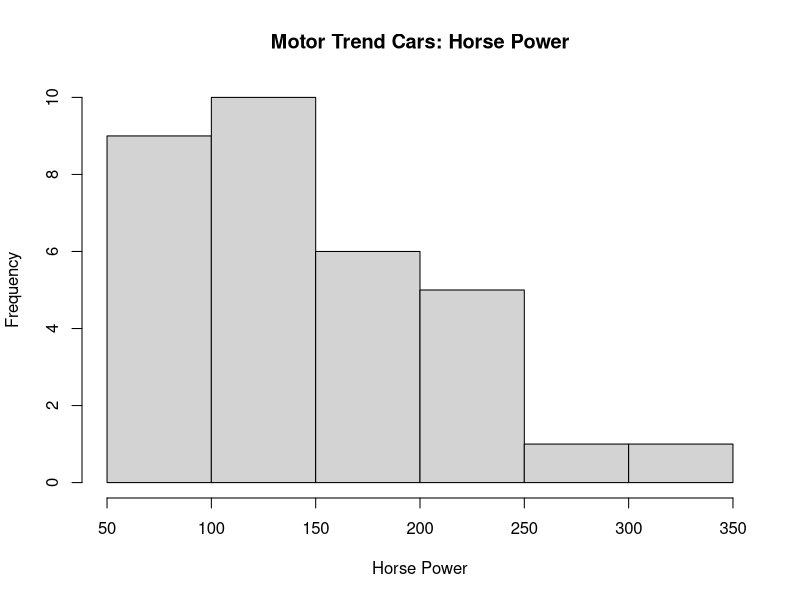

Reproduce this figure in R.
#' ---
#' output: github_document
#' ---

table(mtcars$carb*mtcars$cyl)

hist(mtcars$hp,main="Motor Trend Cars: Horse Power",xlab="Horse Power")



